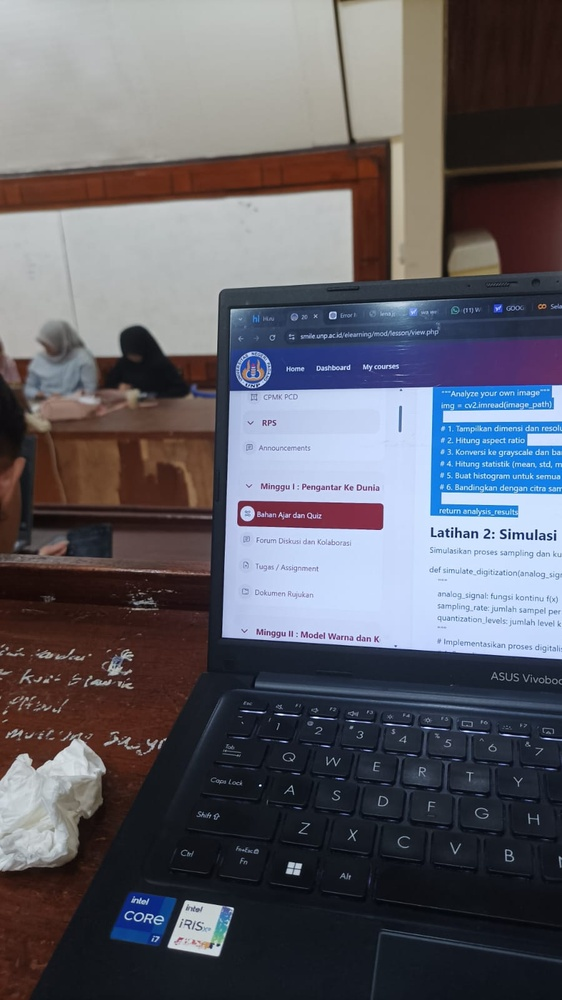
#> input picture PERTEMUAN 1/KUIS/Praktikum 1/foto_saya.jpg, 562 x 1000 px, shrunk from 900 x 1600 before the run, found by its file name
$ python praktikum2_latihan1.py
#> lines starting #> are read from the running program, lines starting #| are printed output that depends on the picture
# ============================================
# PRAKTIKUM 2 - LATIHAN 1: ANALISIS CITRA PRIBADI
# ============================================

import cv2
import numpy as np
import matplotlib.pyplot as plt
from PIL import Image
import requests
from io import BytesIO

# ---------------- FUNGSI DOWNLOAD SAMPLE ----------------
def download_sample_image():
    url = "https://raw.githubusercontent.com/opencv/opencv/master/samples/data/lena.jpg"
    response = requests.get(url)
    img = Image.open(BytesIO(response.content))
    return cv2.cvtColor(np.array(img), cv2.COLOR_RGB2BGR)

# ---------------- FUNGSI ANALISIS CITRA PRIBADI ----------------
def analyze_my_image(image_path):
    """Analyze your own image"""
#> called with image_path = 'foto_saya.jpg'
    img = cv2.imread(image_path)
#> img is the input picture: shape (1000, 562, 3); mean B, G, R 104.3, 95.7, 96.2

    if img is None:
        print("❌ Gambar tidak ditemukan! Periksa path file.")
        return None

    print("\n=== ANALISIS CITRA PRIBADI ===")

    # 1. DIMENSI DAN RESOLUSI
    height, width, channels = img.shape
#> height = 1000; width = 562; channels = 3
    resolution = width * height
#> resolution = 562000

    print("\n1) DIMENSI DAN RESOLUSI")
    print(f"Width  : {width} pixel")
#| Width  : 562 pixel
    print(f"Height : {height} pixel")
#| Height : 1000 pixel
    print(f"Channels: {channels}")
#| Channels: 3
    print(f"Resolusi: {resolution:,} pixel")
#| Resolusi: 562,000 pixel

    # 2. ASPECT RATIO
    aspect_ratio = width / height
#> aspect_ratio = 0.562
    print("\n2) ASPECT RATIO")
    print(f"Aspect Ratio = {aspect_ratio:.2f} ({width}:{height})")
#| Aspect Ratio = 0.56 (562:1000)

    # 3. KONVERSI KE GRAYSCALE & PERBANDINGAN UKURAN
    gray = cv2.cvtColor(img, cv2.COLOR_BGR2GRAY)
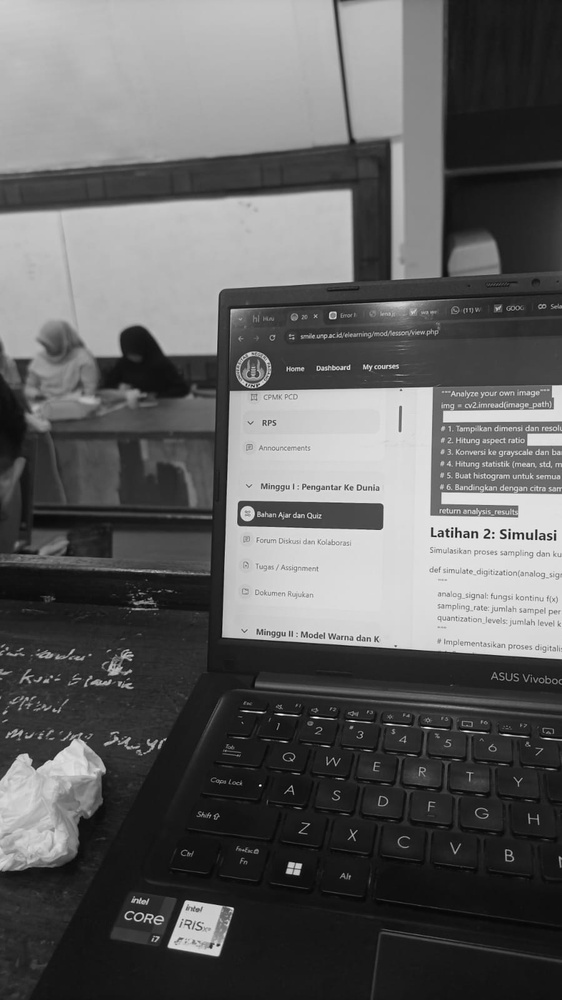
#> gray: shape (1000, 562); min 1, max 253, mean 96.8

    size_color = img.size * img.dtype.itemsize
#> size_color = 1686000
    size_gray = gray.size * gray.dtype.itemsize
#> size_gray = 562000

    print("\n3) PERBANDINGAN UKURAN FILE DALAM MEMORI")
    print(f"Ukuran citra warna   : {size_color:,} bytes")
#| Ukuran citra warna   : 1,686,000 bytes
    print(f"Ukuran citra grayscale: {size_gray:,} bytes")
#| Ukuran citra grayscale: 562,000 bytes

    # 4. STATISTIK CITRA
    print("\n4) STATISTIK CITRA GRAYSCALE")
    print(f"Min Intensity : {gray.min()}")
#| Min Intensity : 1
    print(f"Max Intensity : {gray.max()}")
#| Max Intensity : 253
    print(f"Mean Intensity: {gray.mean():.2f}")
#| Mean Intensity: 96.85
    print(f"Std Deviation : {gray.std():.2f}")
#| Std Deviation : 73.15

    # 5. HISTOGRAM SEMUA CHANNEL
    print("\n5) MENAMPILKAN HISTOGRAM...")

    plt.figure(figsize=(12,4))

    # Histogram grayscale
    plt.subplot(1,2,1)
    plt.hist(gray.ravel(), 256, [0,256], color='gray')
    plt.title("Histogram Grayscale")
    plt.xlabel("Intensity")
    plt.ylabel("Frequency")

    # Histogram warna
    plt.subplot(1,2,2)
    colors = ('b','g','r')
    for i, c in enumerate(colors):
        hist = cv2.calcHist([img], [i], None, [256], [0,256])
        plt.plot(hist, color=c)
    plt.title("Histogram RGB")
    plt.xlabel("Intensity")
    plt.ylabel("Frequency")
    plt.legend(["Blue", "Green", "Red"])

    plt.tight_layout()
    plt.show()
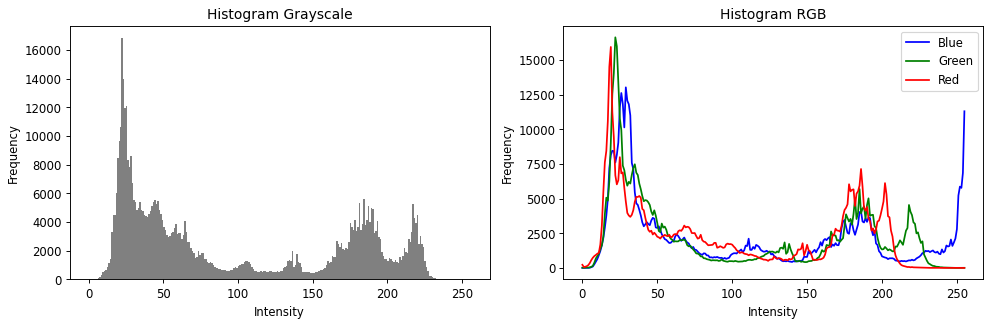
#> figure drawn by matplotlib, 2 panels; panel 1: tallest bar 16856 high, from x = 22 to 23; panel 2: curve peaks at x = 29, y = 13026; panel 2: curve peaks at x = 22, y = 16633; panel 2: curve peaks at x = 19, y = 15936

    # 6. PERBANDINGAN DENGAN CITRA SAMPLE
    print("\n6) PERBANDINGAN DENGAN CITRA SAMPLE (LENA)")
    sample_img = download_sample_image()
    sample_gray = cv2.cvtColor(sample_img, cv2.COLOR_BGR2GRAY)

    print("\n--- Citra Pribadi ---")
    print(f"Resolusi: {resolution}")
    print(f"Mean Intensity: {gray.mean():.2f}")

    print("\n--- Citra Sample ---")
    print(f"Resolusi: {sample_img.shape[0] * sample_img.shape[1]}")
    print(f"Mean Intensity: {sample_gray.mean():.2f}")

    # Tampilkan perbandingan gambar
    plt.figure(figsize=(10,5))
    plt.subplot(1,2,1)
    plt.imshow(cv2.cvtColor(img, cv2.COLOR_BGR2RGB))
    plt.title("Citra Pribadi")
    plt.axis('off')

    plt.subplot(1,2,2)
    plt.imshow(cv2.cvtColor(sample_img, cv2.COLOR_BGR2RGB))
    plt.title("Citra Sample (Lena)")
    plt.axis('off')

    plt.show()

    # Return hasil analisis
    analysis_results = {
        "width": width,
        "height": height,
        "channels": channels,
        "resolution": resolution,
        "aspect_ratio": aspect_ratio,
        "size_color_bytes": size_color,
        "size_gray_bytes": size_gray,
        "min_intensity": int(gray.min()),
        "max_intensity": int(gray.max()),
        "mean_intensity": float(gray.mean()),
        "std_deviation": float(gray.std())
    }

    return analysis_results

# ---------------- MAIN PROGRAM ----------------
if __name__ == "__main__":
    # Ganti dengan path foto kamu
    image_path = "foto_saya.jpg"

#> (the run stopped early here; a loop or call above may not have finished)

$ run again, with PERTEMUAN 2/KUIS/PRAKTIKUM 2/image1.jpg copied over PERTEMUAN 1/KUIS/Praktikum 1/foto_saya.jpg
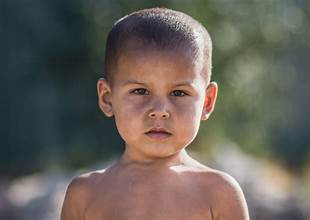
#> input picture PERTEMUAN 2/KUIS/PRAKTIKUM 2/image1.jpg, 310 x 220 px, found by its file name
#> in analyze_my_image, img is the input picture: shape (220, 310, 3); mean B, G, R 89.7, 97.3, 103.6
#| Width  : 310 pixel
#| Height : 220 pixel
#| Channels: 3
#| Resolusi: 68,200 pixel
#| Aspect Ratio = 1.41 (310:220)
#> in analyze_my_image, `gray = cv2.cvtColor(img, cv2.COLOR_BGR2GRAY)`:
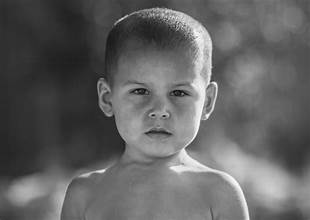
#> gray: shape (220, 310); min 6, max 255, mean 98.3
#| Ukuran citra warna   : 204,600 bytes
#| Ukuran citra grayscale: 68,200 bytes
#| Min Intensity : 6
#| Max Intensity : 255
#| Mean Intensity: 98.32
#| Std Deviation : 44.21
#> in analyze_my_image, `plt.show()`:
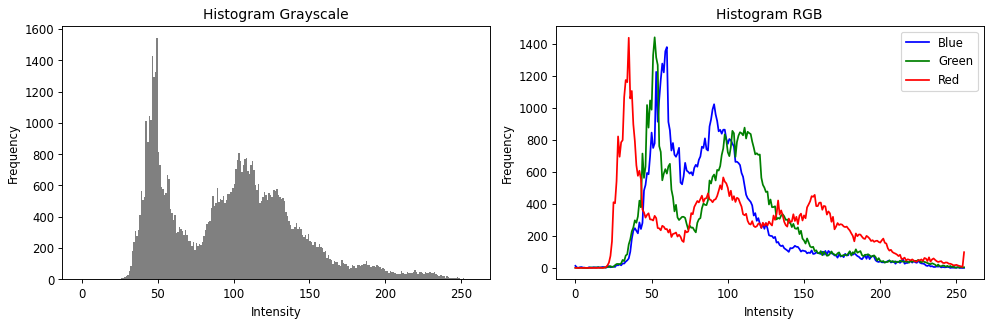
#> figure drawn by matplotlib, 2 panels; panel 1: tallest bar 1543 high, from x = 49 to 50; panel 2: curve peaks at x = 60, y = 1379; panel 2: curve peaks at x = 52, y = 1440; panel 2: curve peaks at x = 35, y = 1437

$ run again, with PERTEMUAN 2/KUIS/PRAKTIKUM 2/image2.jpg copied over PERTEMUAN 1/KUIS/Praktikum 1/foto_saya.jpg
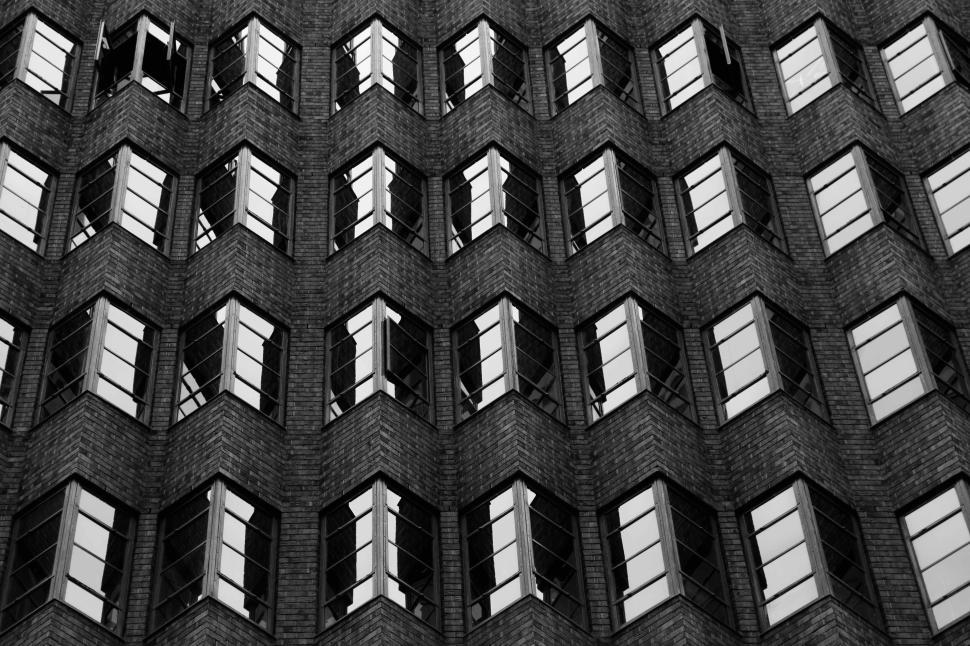
#> input picture PERTEMUAN 2/KUIS/PRAKTIKUM 2/image2.jpg, 970 x 646 px, found by its file name
#> in analyze_my_image, img is the input picture: shape (646, 970, 3); min 0, max 255, mean 70
#| Width  : 970 pixel
#| Height : 646 pixel
#| Channels: 3
#| Resolusi: 626,620 pixel
#| Aspect Ratio = 1.50 (970:646)
#| Ukuran citra warna   : 1,879,860 bytes
#| Ukuran citra grayscale: 626,620 bytes
#| Min Intensity : 0
#| Max Intensity : 255
#| Mean Intensity: 70.04
#| Std Deviation : 63.31
#> in analyze_my_image, `plt.show()`:
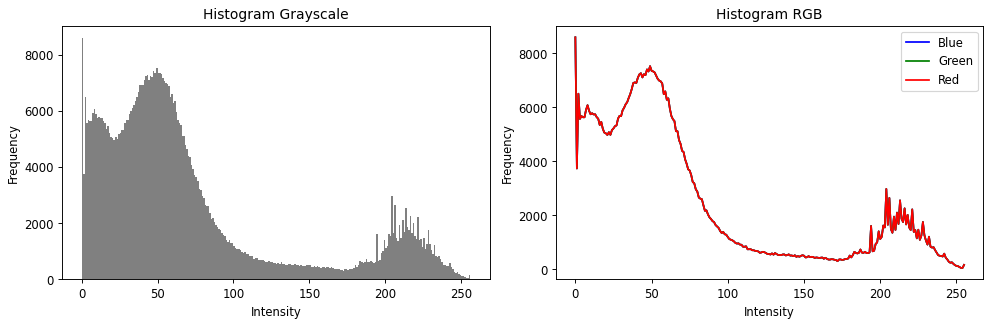
#> figure drawn by matplotlib, 2 panels; panel 1: tallest bar 8592 high, from x = 0 to 1; panel 2: curve peaks at x = 0, y = 8592; panel 2: curve peaks at x = 0, y = 8592; panel 2: curve peaks at x = 0, y = 8592
